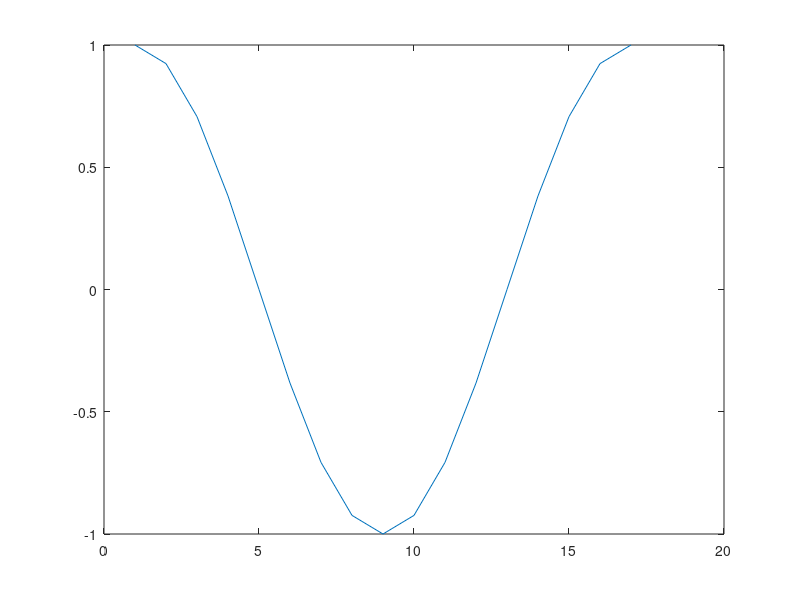

The MATLAB source for this figure: (Note: this script raises an error after producing the figure.)
% code used in the prelab and warm up sections


% Pre-lab 1.4
%%%%%%%%%%%%%%%%%%%%%%%%%%%%%%%%%%%%%%%%%%%%%%%%%%%%%%%%%%%%%%%%%%%%%%%%%%%%%%%%%%%%%%
% loading in a saved .mat data file
load lighthouse

% check what variable name and info the original author saved lighthouse as
whos    % outputs ww and more info on its size etc

% if we used "who" instead of "whos" it will just list all active var names
who

% for indexing ":" usually means all indices if by itself. Syntax for range of
% vals. 
% creating a row vector holding all the pixels in the 200th row
ww200 = ww(200,:);

% vals 0 -> Black and 255 -> white (insert Umar's Physics Explaination here)
% above => smaller values are darker and larger values are lighter

% finding where the 200th row crosses the fence
% the following will plot the connected plot of the sampled pixel values
plot(ww200)



% Warm up 2.1
%%%%%%%%%%%%%%%%%%%%%%%%%%%%%%%%%%%%%%%%%%%%%%%%%%%%%%%%%%%%%%%%%%%%%%%%%%%%%%%%%%%%%%%
% outer product to create a matrix of cosine values
xpix = ones(256,1) * cos(2 * pi * (0:255) / 16);

% look at one row of the cosine matrix
% we do this since each row is the same. Fix the row index. I chose 1
% arbitrarily.
twne = xpix(1,1:17);
plot(twne)
show_img(xpix) % zoom in to see the pixel colors

% twne will have 1 period of values, plus one extra value to verify that we
% indeed cycle back to the starting value.

% since we want 5 black bands w/ white band separations => 5 periods
% working with pixels => 400x400 matrix = 400x400 image
% 400 / 80 = 5 => use 80 as your period to get 5 periods in a 400px span
ypix = ones(400,1) * cos(2 * pi * (0:399) / 80);
ypix = ypix'; % transpose of vert lines gives horizontal lines
show_img(ypix);


% Warm up 2.3
%%%%%%%%%%%%%%%%%%%%%%%%%%%%%%%%%%%%%%%%%%%%%%%%%%%%%%%%%%%%%%%%%%%%%%%%%%%%%%%%%%%%%%%
% downsampling
wp = ww(1:2:end,1:2:end);
show_img(wp)
